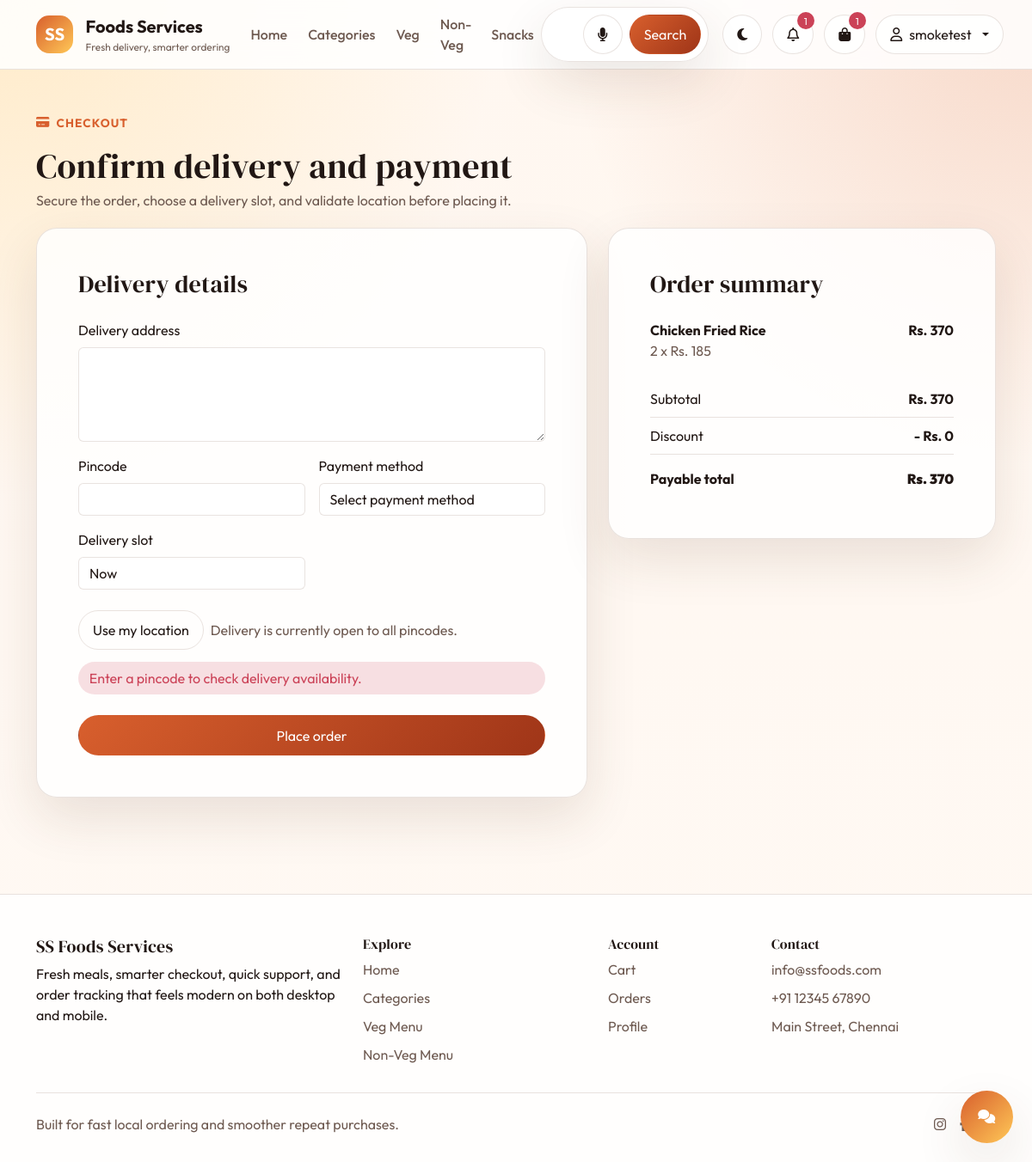
The app's page /checkout/ (signed in) with its own data.
### Food_app/models.py (models this page shows, shortened)
class Cart(models.Model):
    user = models.ForeignKey(User, on_delete=models.CASCADE, related_name="cart_items")
    product = models.ForeignKey(Items, on_delete=models.CASCADE, related_name="cart_entries")
    product_qty = models.IntegerField()
    created_at = models.DateTimeField(auto_now_add=True)
    class Meta:
        ordering = ["-created_at"]
    @property
    def total_price(self):
        return round(self.product_qty * self.product.offer_price, 2)

class Items(models.Model):
    VEG_NON_VEG_CHOICES = [
        ("Veg", "Veg"),
        ("Non-Veg", "Non-Veg"),
        ("Snacks", "Snacks"),
    ]
    category = models.ForeignKey(Category, on_delete=models.CASCADE, related_name="items")
    name = models.CharField(max_length=400)
    item_description = models.TextField(max_length=1000)
    price = models.FloatField()
    offer_price = models.FloatField()
    item_image = models.CharField(max_length=3000, null=True, blank=True)
    image_upload = models.FileField(upload_to="food_images/", null=True, blank=True)
    quantity = models.IntegerField()
    underrated_item = models.BooleanField(default=False)
    new_added_item = models.BooleanField(default=False)
    veg_non_veg = models.CharField(max_length=10, choices=VEG_NON_VEG_CHOICES, default="Veg")
    rating = models.FloatField(default=4.0)
    class Meta:
        ordering = ["-new_added_item", "-rating", "name"]

### Food_app/app_views.py (the view, shortened to what this page needs)
# urls.py: path("checkout/", views.checkout, name="Checkout"),
@login_required(login_url="Login")
def checkout(request):
    cart_items = _cart_items_for(request.user)
    if not cart_items.exists():
        messages.warning(request, "Your cart is empty. Please add items before checkout.")
        return redirect("Category")
    coupon = get_coupon_from_session(request)
    totals = calculate_cart_totals(cart_items, coupon)
    if coupon and not totals["coupon"]:
        clear_coupon_session(request)
        messages.warning(request, totals["coupon_error"])
    profile, _ = UserProfile.objects.get_or_create(user=request.user)
    zones = _active_zones()
    return render(
        request,
        "checkout.html",
        {
            "cart_items": cart_items,
            "coupon": totals["coupon"],
            "subtotal_amount": totals["subtotal"],
            "discount_amount": totals["discount"],
            "total_amount": totals["final_total"],
            "payment_methods": Payment.PAYMENT_METHOD_CHOICES,
            "profile": profile,
            "delivery_slots": Order.DELIVERY_SLOT_CHOICES,
            "zones": zones,
        },
    )

### Food_app/app_views.py (called while the page is built)
def _cart_items_for(user):
    return Cart.objects.filter(user=user).select_related("product", "product__category")

def _active_zones():
    return DeliveryZone.objects.filter(is_active=True).order_by("pincode")

### Food_app/context_processors.py (called while the page is built)
def shared_state(request):
    if not request.user.is_authenticated:
        return {
            "cart_count": 0,
            "unread_notifications_count": 0,
            "recent_notifications": [],
        }
    recent_notifications = Notification.objects.filter(user=request.user).order_by("-created_at")[:5]
    unread_notifications_count = Notification.objects.filter(user=request.user, is_read=False).count()
    cart_count = Cart.objects.filter(user=request.user).count()
    return {
        "cart_count": cart_count,
        "unread_notifications_count": unread_notifications_count,
        "recent_notifications": recent_notifications,
    }

### Food_app/utils.py (called while the page is built)
def get_coupon_from_session(request):
    coupon_code = request.session.get("coupon_code")
    if not coupon_code:
        return None
    return Coupon.objects.filter(code__iexact=coupon_code, active=True).first()

def calculate_cart_totals(cart_items, coupon=None):
    subtotal = round(sum(item.total_price for item in cart_items), 2)
    applied_coupon = None
    discount = 0.0
    coupon_error = ""
    if coupon:
        is_valid, coupon_error = coupon.is_valid_for_total(subtotal)
        if is_valid:
            applied_coupon = coupon
            discount = coupon.calculate_discount(subtotal)
    final_total = round(max(subtotal - discount, 0), 2)
    return {
        "subtotal": subtotal,
        "discount": discount,
        "final_total": final_total,
        "coupon": applied_coupon,
        "coupon_error": coupon_error,
    }

### Food_app/Templates/checkout.html (shortened to what this page needs)
{% extends "layouts/main.html" %}
{% block content %}
<section class="container py-4 py-lg-5">
  <div class="section-header">
    <div>
      <span class="eyebrow"><i class="fa-solid fa-credit-card"></i> Checkout</span>
      <h1 class="mt-3 mb-1">Confirm delivery and payment</h1>
      <p class="mb-0 subtle">Secure the order, choose a delivery slot, and validate location before placing it.</p>
    </div>
  </div>
  <div class="row g-4">
    <div class="col-lg-7">
      <div class="surface-card p-4 p-lg-5">
        <h3 class="mb-4">Delivery details</h3>
        <form method="post">
          <div class="mb-3">
            <label class="form-label">Delivery address</label>
            <textarea class="form-control surface-input" name="address" rows="4" required>{{ profile.default_address }}</textarea>
          </div>
          <div class="row g-3">
            <div class="col-md-6">
              <label class="form-label">Pincode</label>
              <input class="form-control surface-input" type="text" id="deliveryPincode" name="pincode" value="{{ profile.pincode }}" required>
            </div>
            <div class="col-md-6">
              <label class="form-label">Payment method</label>
              <select class="form-select surface-input" name="payment_method" required>
                <option value="">Select payment method</option>
              </select>
            </div>
            <div class="col-md-6">
              <label class="form-label">Delivery slot</label>
              <select class="form-select surface-input" id="deliverySlotField" name="delivery_slot">
                {% for code, label in delivery_slots %}
                <option value="{{ code }}">{{ label }}</option>
                {% endfor %}
              </select>
            </div>
          </div>
          <div class="mt-4">
            <div class="d-flex flex-wrap gap-2 align-items-center">
              <button class="btn outline-button" type="button" id="detectLocationButton">Use my location</button>
              {% if zones %}
              <span class="subtle">{{ zones|length }} configured delivery zone{{ zones|length|pluralize }}</span>
              {% else %}
              <span class="subtle">Delivery is currently open to all pincodes.</span>
              {% endif %}
            </div>
            <div class="availability-banner unavailable" id="deliveryAvailability">Enter a pincode to check delivery availability.</div>
          </div>
          <button class="btn brand-button w-100 mt-4" type="submit">Place order</button>
        </form>
      </div>
    </div>
    <div class="col-lg-5">
      <div class="summary-card p-4 p-lg-5">
        <h3 class="mb-4">Order summary</h3>
        <div class="stack-grid mb-4">
          {% for item in cart_items %}
          <div class="d-flex justify-content-between gap-3">
            <div>
              <strong>{{ item.product.name }}</strong>
              <div class="subtle">{{ item.product_qty }} x Rs. {{ item.product.offer_price|floatformat:0 }}</div>
            </div>
            <strong>Rs. {{ item.total_price|floatformat:0 }}</strong>
          </div>
          {% endfor %}
        </div>
        <div class="summary-row">
          <span>Subtotal</span>
          <strong>Rs. {{ subtotal_amount|floatformat:0 }}</strong>
        </div>
        <div class="summary-row">
          <span>Discount</span>
          <strong>- Rs. {{ discount_amount|floatformat:0 }}</strong>
        </div>
        <div class="summary-row total">
          <span>Payable total</span>
          <strong>Rs. {{ total_amount|floatformat:0 }}</strong>
        </div>
      </div>
    </div>
  </div>
</section>
{% endblock %}

### Food_app/Templates/Includes/navbar.html (shortened to what this page needs)
<nav class="navbar navbar-expand-xl site-navbar sticky-top">
  <div class="container">
    <a class="navbar-brand brand-mark" href="{% url 'Home' %}">
      <span class="brand-pill">SS</span>
      <span>
        <strong>Foods Services</strong>
        <small>Fresh delivery, smarter ordering</small>
      </span>
    </a>
    <div class="collapse navbar-collapse" id="siteNavbar">
      <ul class="navbar-nav me-auto align-items-xl-center gap-xl-2">
        <li class="nav-item"><a class="nav-link" href="{% url 'Home' %}">Home</a></li>
        <li class="nav-item"><a class="nav-link" href="{% url 'Category' %}">Categories</a></li>
        <li class="nav-item"><a class="nav-link" href="{% url 'food_by_type' 'Veg' %}">Veg</a></li>
        <li class="nav-item"><a class="nav-link" href="{% url 'food_by_type' 'Non-Veg' %}">Non-Veg</a></li>
        <li class="nav-item"><a class="nav-link" href="{% url 'food_by_type' 'Snacks' %}">Snacks</a></li>
      </ul>
      <form class="search-shell me-xl-3" method="get" action="{% url 'search' %}">
        <input class="form-control" id="navSearchInput" type="search" name="q" value="{{ request.GET.q }}" placeholder="Search dishes, categories, ingredients">
        <button class="btn icon-button" id="voiceSearchButton" type="button" aria-label="Search by voice">
          <i class="fa-solid fa-microphone"></i>
        </button>
        <button class="btn brand-button" type="submit">Search</button>
      </form>
      <div class="nav-actions">
        <button class="btn icon-button" id="themeToggle" type="button" aria-label="Toggle dark mode">
          <i class="fa-solid fa-moon"></i>
        </button>
        {% if request.user.is_authenticated %}
        <div class="dropdown">
          <button class="btn icon-button position-relative" type="button" data-bs-toggle="dropdown" aria-expanded="false" aria-label="Notifications">
            <i class="fa-regular fa-bell"></i>
            <span class="notification-badge {% if not unread_notifications_count %}d-none{% endif %}" id="notificationBadge">{{ unread_notifications_count }}</span>
          </button>
        </div>
        <a href="{% url 'Cart' %}" class="btn icon-button position-relative" aria-label="Cart">
          <i class="fa-solid fa-bag-shopping"></i>
          <span class="notification-badge cart-badge {% if not cart_count %}d-none{% endif %}">{{ cart_count }}</span>
        </a>
        <div class="dropdown">
          <button class="btn account-button dropdown-toggle" type="button" data-bs-toggle="dropdown" aria-expanded="false">
            <i class="fa-regular fa-user"></i>
            <span>{{ request.user.username }}</span>
          </button>
        </div>
        {% else %}
        <a href="{% url 'Login' %}" class="btn brand-button">Login</a>
        <a href="{% url 'Register' %}" class="btn outline-button">Register</a>
        {% endif %}
      </div>
    </div>
  </div>
</nav>

### Food_app/Static/CSS/style.css (style rules this page uses)
:root { --bg: #fff7f0; --surface: rgba(255, 255, 255, 0.82); --surface-strong: #ffffff; --surface-alt: #f4e8db; --text: #211714; --muted: #6e5a51; --border: rgba(118, 82, 61, 0.16); --shadow: 0 24px 60px rgba(85, 48, 24, 0.12); --brand: #d85f2d; --brand-deep: #9f3518; --accent: #ffc857; --success: #1f8f5f; --danger: #cb4257; }
body { font-family: "Outfit", sans-serif; background: radial-gradient(circle at top left, rgba(255, 200, 87, 0.25), transparent 32%), radial-gradient(circle at top right, rgba(216, 95, 45, 0.2), transparent 30%), linear-gradient(180deg, var(--bg), color-mix(in srgb, var(--bg) 76%, #ffffff 24%)); color: var(--text); min-height: 100vh; }
h1, h2, h3, h4, h5, h6, .display-font { font-family: "DM Serif Display", serif; letter-spacing: 0.01em; }
a { color: inherit; text-decoration: none; }
.site-navbar { background: color-mix(in srgb, var(--surface-strong) 86%, transparent 14%); backdrop-filter: blur(18px); border-bottom: 1px solid var(--border); }
.brand-mark { display: flex; align-items: center; gap: 0.9rem; color: var(--text); }
.brand-mark small { display: block; color: var(--muted); font-size: 0.74rem; }
.brand-pill { width: 2.7rem; height: 2.7rem; border-radius: 0.95rem; display: inline-flex; align-items: center; justify-content: center; background: linear-gradient(135deg, var(--brand), var(--accent)); color: #fff; font-weight: 700; }
.nav-link { color: var(--muted); font-weight: 500; }
.search-shell { display: flex; align-items: center; gap: 0.5rem; flex: 1 1 430px; max-width: 520px; background: var(--surface); border: 1px solid var(--border); border-radius: 999px; padding: 0.45rem 0.5rem 0.45rem 1rem; box-shadow: var(--shadow); }
.search-shell .form-control { border: 0; background: transparent; color: var(--text); box-shadow: none; }
.nav-actions { display: flex; align-items: center; gap: 0.75rem; }
.icon-button, .outline-button, .brand-button, .account-button { border-radius: 999px; border: 1px solid var(--border); padding: 0.65rem 1rem; background: var(--surface); color: var(--text); }
.brand-button { background: linear-gradient(135deg, var(--brand), var(--brand-deep)); border-color: transparent; color: #fff; }
.outline-button { background: transparent; }
.account-button { display: inline-flex; align-items: center; gap: 0.5rem; }
.notification-badge { position: absolute; top: -0.2rem; right: -0.1rem; min-width: 1.25rem; height: 1.25rem; padding: 0 0.25rem; border-radius: 999px; background: var(--danger); color: #fff; font-size: 0.72rem; display: inline-flex; align-items: center; justify-content: center; }
.hero-card, .surface-card, .info-panel, .product-card, .summary-card, .timeline-card { background: var(--surface); border: 1px solid var(--border); box-shadow: var(--shadow); border-radius: 1.5rem; }
.eyebrow { display: inline-flex; align-items: center; gap: 0.45rem; color: var(--brand); font-size: 0.85rem; font-weight: 700; text-transform: uppercase; letter-spacing: 0.08em; }
.hero-stats, .stack-grid { display: grid; gap: 1rem; }
.section-header { display: flex; justify-content: space-between; align-items: end; margin-bottom: 1.25rem; }
.section-header p, .muted-text, .subtle { color: var(--muted); }
.rating-pill, .status-pill, .availability-banner { display: inline-flex; align-items: center; gap: 0.45rem; border-radius: 999px; padding: 0.45rem 0.8rem; }
.availability-banner { width: 100%; margin-top: 0.85rem; }
.availability-banner.unavailable { background: rgba(203, 66, 87, 0.16); color: var(--danger); }
.filter-form .form-control, .filter-form .form-select, .surface-input { background: var(--surface-strong); border: 1px solid var(--border); color: var(--text); }
.summary-row { display: flex; justify-content: space-between; padding: 0.55rem 0; border-bottom: 1px solid var(--border); }
.summary-row.total { font-weight: 700; border-bottom: 0; padding-top: 1rem; }

### records on screen
Cart: product.name "Chicken Fried Rice", product_qty "2", product.offer_price "185", total_price "370"

### other values on screen
{{ unread_notifications_count }} "1"
{{ cart_count }} "1"
{{ request.user.username }} "smoketest"
{{ subtotal_amount|floatformat:0 }} "370"
{{ discount_amount|floatformat:0 }} "0"
{{ total_amount|floatformat:0 }} "370"
form field delivery_slot "Now"
